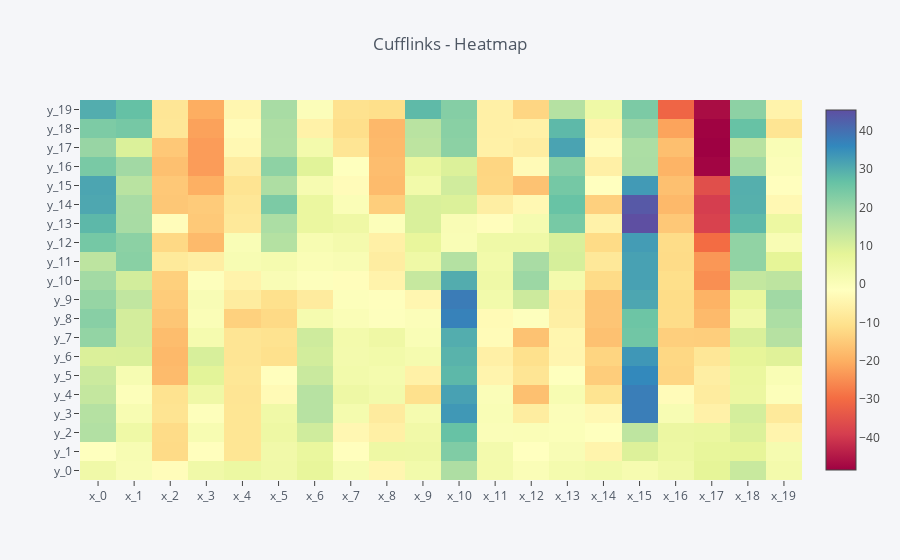

The cell this chart's notebook holds for it:
### Markdown cell above
# heatmap热力图

### Code cell
cf.datagen.heatmap(20,20).iplot(kind='heatmap',colorscale='spectral',title='Cufflinks - Heatmap')

### Figure 1 — Plotly figure (JSON) as saved in the notebook; plotly's stock layout.template omitted (floating-point values rounded to 4 significant figures; data arrays with more than 128 entries replaced by an {"elided": "..."} marker saying what was removed)
{"data": [{"colorscale": [[0, "rgb(158,1,66)"], [0.1, "rgb(213,62,79)"], [0.2, "rgb(244,109,67)"], [0.3, "rgb(253,174,97)"], [0.4, "rgb(254,224,139)"], [0.5, "rgb(255,255,191)"], [0.6, "rgb(230,245,152)"], [0.7, "rgb(171,221,164)"], [0.8, "rgb(102,194,165)"], [0.9, "rgb(50,136,189)"], [1, "rgb(94,79,162)"]], "type": "heatmap", "uid": "5fa050d6-94e0-4ed5-bf82-5388c5c15be3", "x": ["x_0", "x_1", "x_2", "x_3", "x_4", "x_5", "x_6", "x_7", "x_8", "x_9", "x_10", "x_11", "x_12", "x_13", "x_14", "x_15", "x_16", "x_17", "x_18", "x_19"], "y": ["y_0", "y_1", "y_2", "y_3", "y_4", "y_5", "y_6", "y_7", "y_8", "y_9", "y_10", "y_11", "y_12", "y_13", "y_14", "y_15", "y_16", "y_17", "y_18", "y_19"], "z": {"elided": "20x20 float values"}, "zmax": 45.42, "zmin": -48.44}], "layout": {"legend": {"bgcolor": "#F5F6F9", "font": {"color": "#4D5663"}}, "paper_bgcolor": "#F5F6F9", "plot_bgcolor": "#F5F6F9", "title": {"font": {"color": "#4D5663"}, "text": "Cufflinks - Heatmap"}, "xaxis": {"gridcolor": "#E1E5ED", "showgrid": true, "tickfont": {"color": "#4D5663"}, "title": {"font": {"color": "#4D5663"}, "text": ""}, "zerolinecolor": "#E1E5ED"}, "yaxis": {"gridcolor": "#E1E5ED", "showgrid": true, "tickfont": {"color": "#4D5663"}, "title": {"font": {"color": "#4D5663"}, "text": ""}, "zerolinecolor": "#E1E5ED"}}}
